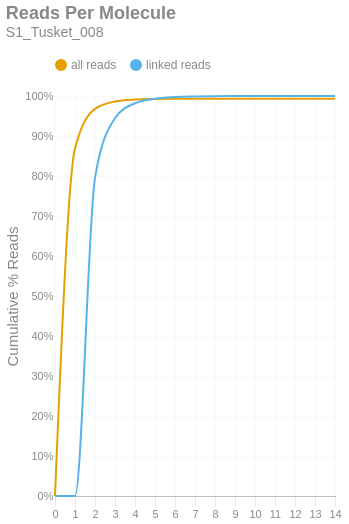

Source (notebook cell):
### Markdown cell above
### Reads per Molecule
This chart shows the cumulative distribution of the number of reads per linked molecule. That is, how many alignments are associated with a unique molecule. This excludes the number of reads associated with invalid or absent linked-read barcodes. The `linked` histogram is the percentages recalculated when disregarding singletons.

### Code cell
if SKIPLR:
    print_html(f"Skipped")
else:
    counts = np.bincount(valids['reads'].cast(pl.Int64).to_numpy())
    weighted = counts * np.arange(len(counts))
    all_perc = weighted / n_reads
    linked_perc = weighted / n_linked_reads
    linked_perc[1] = 0
    binned_df = pl.DataFrame({
        'readsper': list(range(len(counts))),
        'all reads (cumsum)': np.cumsum(all_perc).tolist(),
        'linked reads (cumsum)': np.cumsum(linked_perc).tolist(),
    })

    with SafeRender(binned_df):
        (
            density_plot(binned_df, 'Reads Per Molecule', samplename, 'readspmol')
            .encode(
                x=alt.X('readsper:O', title=None).axis(labelAngle=0).scale(padding=0),
                y=alt.Y('value:Q', title='Cumulative % Reads').axis(format='%').stack(False),
                color=alt.Color("key:N").scale(domain=["all reads", "linked reads"]),
                tooltip=[
                    alt.Tooltip("key:N", title="Data Type"),
                    alt.Tooltip("readsper:O", title="Reads Per Molecule"),
                    alt.Tooltip("value:Q", format=".2%", title="% Reads (Cum.)")
                ]            
            )
        ).display()

### Figure 1 — Vega-Lite specification as saved in the notebook (floating-point values rounded to 4 significant figures)
{"width": "container", "height": 400, "config": {"title": {"anchor": "start", "dy": -15, "fontSize": 18, "color": "#888888", "subtitleColor": "#888888", "subtitleFontSize": 14}, "arc": {"fill": "#0072B2"}, "axis": {"domainColor": "#888888", "domainWidth": 0.5, "gridWidth": 0.2, "grid": false, "titleFontWeight": 400, "titleFontSize": 15, "labelFontSize": 11, "labelColor": "#888888", "tickColor": "#888888", "tickWidth": 0.2, "titleColor": "#888888"}, "axisBand": {"grid": false}, "axisX": {"grid": true, "tickSize": 10, "domainCap": "round"}, "axisY": {"domain": false, "grid": true, "tickSize": 0, "domainCap": "round"}, "background": "transparent", "header": {"labelFontSize": 15, "labelColor": "#888888", "titleFontSize": 15, "titleFontWeight": 600, "titleColor": "#888888"}, "legend": {"labelFont": "sans-serif", "labelFontSize": 12, "labelColor": "#888888", "symbolSize": 100, "symbolType": "circle", "titleFontSize": 12, "titlePadding": 10, "titleColor": "#888888", "title": null, "orient": "top"}, "range": {"category": ["#E69F00", "#56B4E9", "#009E73", "#F0E442", "#0072B2", "#D55E00", "#CC79A7", "#000000"], "diverging": ["#cfe8f3", "#a2d4ec", "#73bfe2", "#46abdb", "#1696d2", "#12719e"]}, "area": {"fill": "#0072B2", "fillOpacity": 0.7, "line": true, "strokeOpacity": 0.7}, "line": {"color": "#0072B2", "stroke": "#0072B2", "strokeWidth": 2}, "trail": {"color": "#0072B2", "stroke": "#0072B2", "strokeWidth": 0, "size": 1}, "point": {"filled": true, "fillOpacity": 1.0, "size": 95}, "text": {"color": "#888888", "fontSize": 11, "align": "right", "fontWeight": 400, "size": 11}, "bar": {"fill": "#0072B2", "stroke": null}, "view": {"stroke": null, "continuousWidth": 660, "continuousHeight": 400}}, "data": {"name": "data-6842252e7bf771a296b1e166312c08cd"}, "mark": {"type": "line", "interpolate": "monotone", "point": {"opacity": 0, "size": 275}}, "encoding": {"color": {"field": "key", "scale": {"domain": ["all reads", "linked reads"]}, "type": "nominal"}, "tooltip": [{"field": "key", "title": "Data Type", "type": "nominal"}, {"field": "readsper", "title": "Reads Per Molecule", "type": "ordinal"}, {"field": "value", "format": ".2%", "title": "% Reads (Cum.)", "type": "quantitative"}], "x": {"axis": {"labelAngle": 0}, "field": "readsper", "scale": {"padding": 0}, "title": null, "type": "ordinal"}, "y": {"axis": {"format": "%"}, "field": "value", "stack": false, "title": "Cumulative % Reads", "type": "quantitative"}}, "params": [{"name": "param_c36ac31b6afebe62", "select": {"type": "point", "fields": ["key"]}, "bind": "legend"}], "title": {"text": "Reads Per Molecule", "subtitle": "S1_Tusket_008"}, "transform": [{"fold": ["all reads (cumsum)", "linked reads (cumsum)"]}, {"calculate": "replace(datum.key, ' (cumsum)', '')", "as": "key"}, {"filter": {"param": "param_c36ac31b6afebe62"}}], "usermeta": {"embedOptions": {"downloadFileName": "S1_Tusket_008.readspmol"}}, "$schema": "https://vega.github.io/schema/vega-lite/v6.1.0.json", "datasets": {"data-6842252e7bf771a296b1e166312c08cd": [{"readsper": 0, "all reads (cumsum)": 0.0, "linked reads (cumsum)": 0.0}, {"readsper": 1, "all reads (cumsum)": 0.8686, "linked reads (cumsum)": 0.0}, {"readsper": 2, "all reads (cumsum)": 0.9677, "linked reads (cumsum)": 0.7953}, {"readsper": 3, "all reads (cumsum)": 0.9863, "linked reads (cumsum)": 0.9446}, {"readsper": 4, "all reads (cumsum)": 0.991, "linked reads (cumsum)": 0.9819}, {"readsper": 5, "all reads (cumsum)": 0.9924, "linked reads (cumsum)": 0.9933}, {"readsper": 6, "all reads (cumsum)": 0.9929, "linked reads (cumsum)": 0.9974}, {"readsper": 7, "all reads (cumsum)": 0.9931, "linked reads (cumsum)": 0.9989}, {"readsper": 8, "all reads (cumsum)": 0.9932, "linked reads (cumsum)": 0.9996}, {"readsper": 9, "all reads (cumsum)": 0.9932, "linked reads (cumsum)": 0.9998}, {"readsper": 10, "all reads (cumsum)": 0.9932, "linked reads (cumsum)": 0.9999}, {"readsper": 11, "all reads (cumsum)": 0.9932, "linked reads (cumsum)": 1.0}, {"readsper": 12, "all reads (cumsum)": 0.9932, "linked reads (cumsum)": 1.0}, {"readsper": 13, "all reads (cumsum)": 0.9932, "linked reads (cumsum)": 1.0}, {"readsper": 14, "all reads (cumsum)": 0.9932, "linked reads (cumsum)": 1.0}]}}
